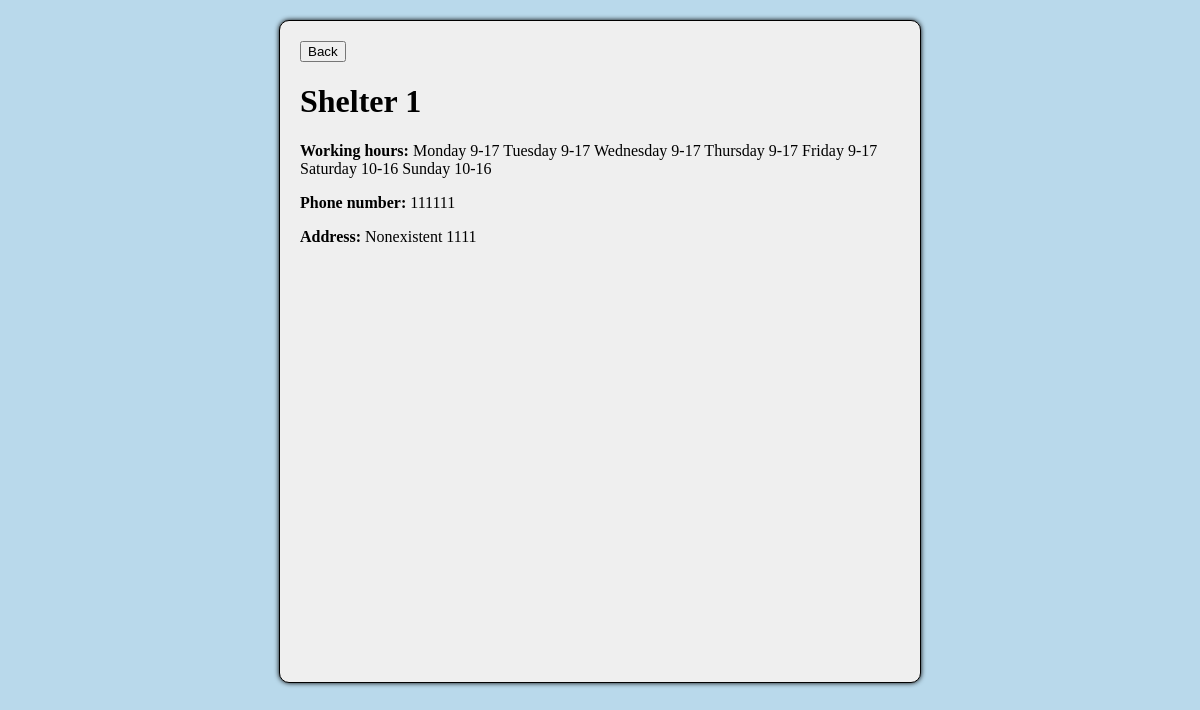
The app's page /shelters/11/ with its own data.
### gui/models.py (models this page shows, shortened)
class Shelter(models.Model):
    user = models.OneToOneField(get_user_model(), on_delete=models.CASCADE, related_name='shelter',
                                limit_choices_to={'role': 'shelter'}, null=True)
    name = models.CharField(max_length=255)
    working_hours = models.TextField()
    phone = models.CharField(max_length=20)
    address = models.CharField(max_length=255, default='')
    latitude = models.FloatField(default=0.0)
    longitude = models.FloatField(default=0.0)

### gui/views.py (the view)
# urls.py: path('shelters/<int:pk>/', ShelterDetailView.as_view(), name='shelter_details'),
class ShelterDetailView(DetailView):
    model = Shelter
    template_name = 'shelter_details.html'
    context_object_name = 'shelter'
    def get_context_data(self, **kwargs):
        context = super().get_context_data(**kwargs)
        shelter = self.get_object()
        m = folium.Map(location=[shelter.latitude, shelter.longitude], zoom_start=15)
        folium.Marker([shelter.latitude, shelter.longitude], tooltip=shelter.name).add_to(m)
        context['map_html'] = m._repr_html_()
        return context

### gui/templates/shelter_details.html (shortened to what this page needs)
{% extends "base.html" %}
{% block content %}
    <button onclick="history.back();">Back</button>
    <div class="shelter-details">
        <h1>{{ shelter.name }}</h1>
        <p><strong>Working hours:</strong> {{ shelter.working_hours }}</p>
        <p><strong>Phone number:</strong> {{ shelter.phone }}</p>
        <p><strong>Address:</strong> {{ shelter.address }}</p>
        <div id="shelter-map" style="height: 400px;">
        </div>
    </div>
{% endblock %}

### gui/static/generic.css (style rules this page uses)
body { background-color: #b9d9eb; }

### records on screen
Shelter: name "Shelter 1", working_hours "Monday 9-17 Tuesday 9-17 Wednesday 9-17 Thursday 9-17 Friday 9-17 Saturday 10-16 Sunday 10-16", phone "111111", address "Nonexistent 1111"
